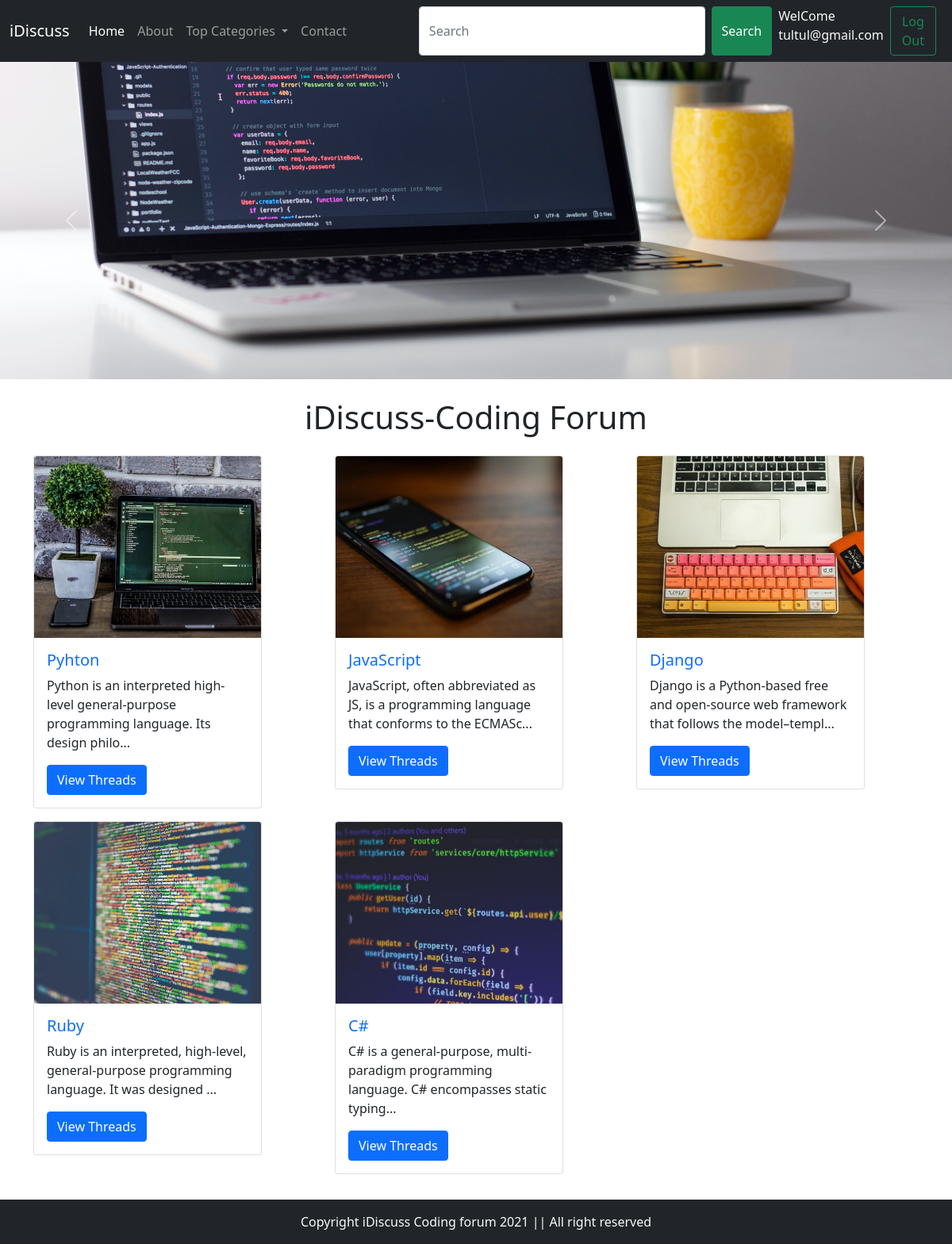
Page /index.php (signed in) on the committed database.
### tables this page shows
CREATE TABLE `categories` (
  `category_Id` int(11) NOT NULL,
  `category_name` varchar(255) NOT NULL,
  `category_description` text NOT NULL,
  `TimeStmp` timestamp NOT NULL DEFAULT current_timestamp()
);

### index.php (the view, shortened to what this page needs)
<!doctype html>
<html lang="en">
<head>
    <link href="bootstrap/css/bootstrap.min.css" rel="stylesheet">
</head>
<body>
    <?php require'partials/header.php'; ?>
    <?php require'partials/dbconnect.php'; ?>
    <div id="carouselExampleControls" class="carousel slide" data-bs-ride="carousel">
        <div class="carousel-inner">
            <div class="carousel-item active">
                <img src="images/apple.jpg" class="d-block w-100" alt="...">
            </div>
        </div>
        <button class="carousel-control-prev" type="button" data-bs-target="#carouselExampleControls"
            data-bs-slide="prev">
            <span class="carousel-control-prev-icon" aria-hidden="true"></span>
        </button>
        <button class="carousel-control-next" type="button" data-bs-target="#carouselExampleControls"
            data-bs-slide="next">
            <span class="carousel-control-next-icon" aria-hidden="true"></span>
        </button>
    </div>
    <div class="container my-4">
        <h1 class="text-center my-3">iDiscuss-Coding Forum</h1>
        <div class="row">
            <?php
                $sql='SELECT * FROM `categories`';
                $result=mysqli_query($conn, $sql);
                while($row=mysqli_fetch_assoc($result)){
                $id=$row['category_Id'];
                $cat=$row['category_name'];
                $desc=$row['category_description'];
                echo'<div class="col-md-4">
                    <div class="card my-2" style="width: 18rem;">
                        <img src="images/card/card'.$id.'.jpg" class="card-img-top" alt="...">
                        <div class="card-body">
                            <h5 class="card-title"><a href="threadList.php?catid='.$id.'" style="text-decoration:none;">'.$cat.'</a></h5>
                            <p class="card-text">'.substr($desc, 0, 90) .'...</p>
                            <a href="threadList.php?catid='.$id.'" class="btn btn-primary">View Threads</a>
                        </div>
                    </div>
                </div>';
                }
            ?>
        </div>
    </div>
    <?php require'partials/footer.php'; ?>
</body>
</html>

### rows in the picture
categories: shows a picture, category_name "Pyhton", category_description "Python is an interpreted high-level general-purpose programming language. Its design philo"
categories: shows a picture, category_name "JavaScript", category_description "JavaScript, often abbreviated as JS, is a programming language that conforms to the ECMASc"
categories: shows a picture, category_name "Django", category_description "Django is a Python-based free and open-source web framework that follows the model–templ"
categories: shows a picture, category_name "Ruby", category_description "Ruby is an interpreted, high-level, general-purpose programming language. It was designed"
categories: shows a picture, category_name "C#", category_description "C# is a general-purpose, multi-paradigm programming language. C# encompasses static typing"

### other values in the picture
$_SESSION['useremail'] "tultul@gmail.com"
